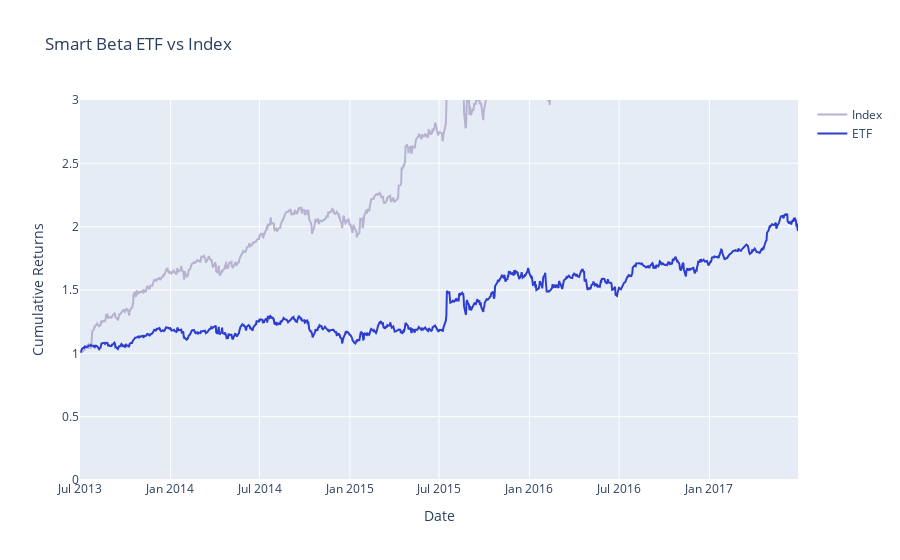

Notebook code cell kept with this figure:
### Code cell
index_weighted_cumulative_returns = calculate_cumulative_returns(index_weighted_returns)
etf_weighted_cumulative_returns = calculate_cumulative_returns(etf_weighted_returns)
project_helper.plot_benchmark_returns(index_weighted_cumulative_returns, etf_weighted_cumulative_returns, 'Smart Beta ETF vs Index')

### Figure 1 — Plotly figure (JSON) as saved in the notebook; plotly's stock layout.template omitted (floating-point values rounded to 4 significant figures; data arrays with more than 128 entries replaced by an {"elided": "..."} marker saying what was removed)
{"data": [{"line": {"color": "#B6B2CF"}, "name": "Index", "type": "scatter", "x": {"elided": "1009 str values"}, "y": {"elided": "1009 float values"}}, {"line": {"color": "#2D3ECF"}, "name": "ETF", "type": "scatter", "x": {"elided": "1009 str values"}, "y": {"elided": "1009 float values"}}], "layout": {"title": {"text": "Smart Beta ETF vs Index"}, "xaxis": {"title": {"text": "Date"}}, "yaxis": {"range": [0, 3], "title": {"text": "Cumulative Returns"}}}}
